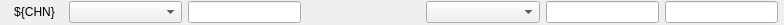
<?xml version="1.0" encoding="UTF-8"?>
<ui version="4.0">
 <class>Form</class>
 <widget class="QWidget" name="Form">
  <property name="geometry">
   <rect>
    <x>0</x>
    <y>0</y>
    <width>784</width>
    <height>25</height>
   </rect>
  </property>
  <property name="windowTitle">
   <string>Form</string>
  </property>
  <layout class="QVBoxLayout" name="verticalLayout">
   <property name="leftMargin">
    <number>0</number>
   </property>
   <property name="topMargin">
    <number>0</number>
   </property>
   <property name="rightMargin">
    <number>0</number>
   </property>
   <property name="bottomMargin">
    <number>0</number>
   </property>
   <item>
    <layout class="QHBoxLayout" name="TPR_Row" stretch="1,2,2,2,2,2,2">
     <property name="leftMargin">
      <number>6</number>
     </property>
     <property name="rightMargin">
      <number>6</number>
     </property>
     <item>
      <widget class="PyDMLabel" name="ChanNum">
       <property name="toolTip">
        <string/>
       </property>
       <property name="text">
        <string>${CHN}</string>
       </property>
       <property name="alignment">
        <set>Qt::AlignCenter</set>
       </property>
       <property name="alarmSensitiveContent" stdset="0">
        <bool>false</bool>
       </property>
       <property name="channel" stdset="0">
        <string/>
       </property>
       <property name="displayFormat" stdset="0">
        <enum>PyDMLabel::Default</enum>
       </property>
      </widget>
     </item>
     <item>
      <widget class="PyDMEnumComboBox" name="ChanEnable">
       <property name="sizePolicy">
        <sizepolicy hsizetype="Preferred" vsizetype="Preferred">
         <horstretch>0</horstretch>
         <verstretch>0</verstretch>
        </sizepolicy>
       </property>
       <property name="toolTip">
        <string/>
       </property>
       <property name="channel" stdset="0">
        <string>TPR:${LOCA}:${IOC_UNIT}:${INST}:CH${CHN}_SYS0_TCTL</string>
       </property>
      </widget>
     </item>
     <item>
      <widget class="PyDMLineEdit" name="EventCode">
       <property name="toolTip">
        <string/>
       </property>
       <property name="alignment">
        <set>Qt::AlignCenter</set>
       </property>
       <property name="channel" stdset="0">
        <string>TPR:${LOCA}:${IOC_UNIT}:${INST}:CH${CHN}_EVCODE</string>
       </property>
      </widget>
     </item>
     <item>
      <widget class="PyDMLabel" name="Rate">
       <property name="toolTip">
        <string/>
       </property>
       <property name="alignment">
        <set>Qt::AlignCenter</set>
       </property>
       <property name="channel" stdset="0">
        <string>TPR:${LOCA}:${IOC_UNIT}:${INST}:CH${CHN}_RATE</string>
       </property>
      </widget>
     </item>
     <item>
      <widget class="PyDMEnumComboBox" name="TriggerTCTL">
       <property name="toolTip">
        <string/>
       </property>
       <property name="channel" stdset="0">
        <string>TPR:${LOCA}:${IOC_UNIT}:${INST}:TRG${CHN}_SYS0_TCTL</string>
       </property>
      </widget>
     </item>
     <item>
      <widget class="PyDMLineEdit" name="Delay">
       <property name="toolTip">
        <string/>
       </property>
       <property name="alignment">
        <set>Qt::AlignCenter</set>
       </property>
       <property name="channel" stdset="0">
        <string>TPR:${LOCA}:${IOC_UNIT}:${INST}:TRG${CHN}_SYS0_TDES</string>
       </property>
      </widget>
     </item>
     <item>
      <widget class="PyDMLineEdit" name="Width">
       <property name="toolTip">
        <string/>
       </property>
       <property name="alignment">
        <set>Qt::AlignCenter</set>
       </property>
       <property name="channel" stdset="0">
        <string>TPR:${LOCA}:${IOC_UNIT}:${INST}:TRG${CHN}_SYS0_TWID</string>
       </property>
      </widget>
     </item>
    </layout>
   </item>
  </layout>
 </widget>
 <customwidgets>
  <customwidget>
   <class>PyDMLabel</class>
   <extends>QLabel</extends>
   <header>pydm.widgets.label</header>
  </customwidget>
  <customwidget>
   <class>PyDMLineEdit</class>
   <extends>QLineEdit</extends>
   <header>pydm.widgets.line_edit</header>
  </customwidget>
  <customwidget>
   <class>PyDMEnumComboBox</class>
   <extends>QComboBox</extends>
   <header>pydm.widgets.enum_combo_box</header>
  </customwidget>
 </customwidgets>
 <resources/>
 <connections/>
</ui>
